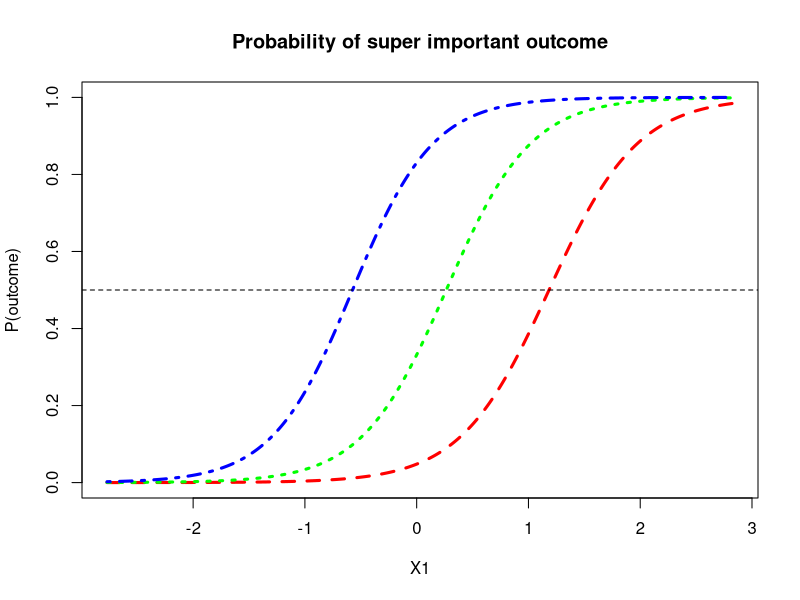
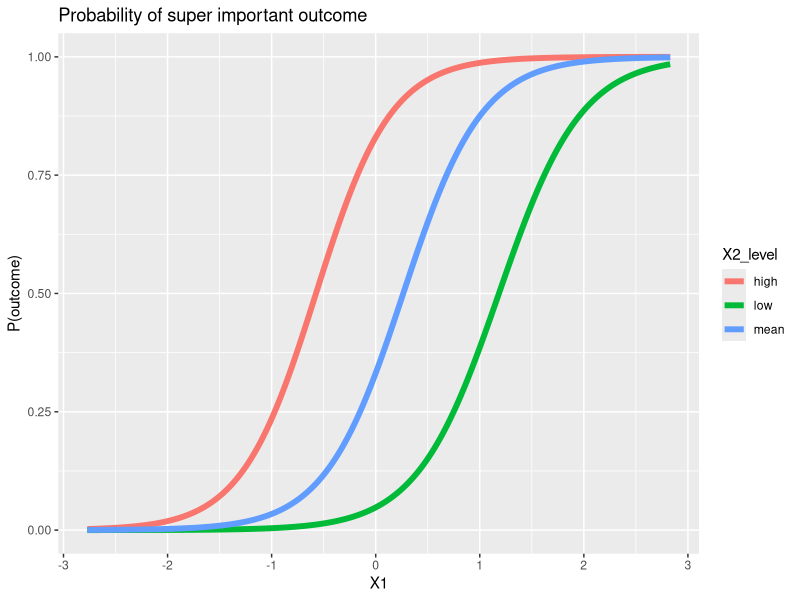

Source code (R) for these figures, in order:
## ---- chunk 1
set.seed(24601) # setting this so the random results will be repeatable 

library(MASS)
covmat <- matrix(c(1.0,   0.2,   0.6, 
                   0.2,   1.0,  -0.5, 
                   0.6,  -0.5,   1.0), nrow=3) # the true cov matrix for my data
data <- mvrnorm(300, mu=c(0,0,0), Sigma=covmat) # generate random data that match that cov matrix
colnames(data) <- c("X1", "X2", "DV")
data <- as.data.frame(data)
data$group <- gl(n=3, k=ceiling(nrow(data)/3), labels=c("a", "b", "c", "d"))
# add some group differences and interaction stuff...
data$DV <- with(data, ifelse(group=="c" & X1 > 0, DV+rnorm(n=1, mean=1), 
                             ifelse(group=="b" & X1 > 0, DV+rnorm(n=1, mean=2) , DV)))
# make DV binary
data$DV <- ifelse(data$DV > 0, 1, 0)

# note this use of exponent in a formula will give us all 2-way interactions
model <- glm(DV ~ (X1 + X2 + group)^2, 
             data=data, na.action="na.exclude",  family="binomial") 
             
# save the coefficient values so we can use them in the equations
b0 <- model$coef[1] # intercept
X1 <- model$coef[2]
X2 <- -model$coef[3]
groupb <- model$coef[4]
groupc <- model$coef[5]
X1.X2 <- model$coef[6]
X1.groupb <- model$coef[7]
X1.groupc <- model$coef[8]
X2.groupb <- model$coef[9]
X2.groupc <- model$coef[10]
## ---- chunk 2
summary(model)
## ---- chunk 3
X1_range <- seq(from=min(data$X1), to=max(data$X1), by=.01)
## ---- chunk 4
summary(data$X2)
(X2_l <- mean(data$X2) - sd(data$X2) )
(X2_m <- mean(data$X2) )
(X2_h <- mean(data$X2) + sd(data$X2) )
## ---- chunk 5
X2_l_logits <- b0 + 
  X1*X1_range + 
  X2*X2_l + 
  groupb*0 + 
  groupc*0 + 
  X1.X2*X1_range*X2_l + 
  X1.groupb*X1_range*0 + 
  X1.groupc*X1_range*0 + 
  X2.groupb*X2_l*0 + 
  X2.groupc*X2_l*0 

X2_m_logits <- b0 + 
  X1*X1_range + 
  X2*X2_m + 
  groupb*0 + 
  groupc*0 + 
  X1.X2*X1_range*X2_m + 
  X1.groupb*X1_range*0 + 
  X1.groupc*X1_range*0 + 
  X2.groupb*X2_m*0 + 
  X2.groupc*X2_m*0 

X2_h_logits <- b0 + 
  X1*X1_range + 
  X2*X2_h + 
  groupb*0 + 
  groupc*0 + 
  X1.X2*X1_range*X2_h + 
  X1.groupb*X1_range*0 + 
  X1.groupc*X1_range*0 + 
  X2.groupb*X2_h*0 + 
  X2.groupc*X2_h*0 

# Compute the probibilities (this is what will actually get plotted):
X2_l_probs <- exp(X2_l_logits)/(1 + exp(X2_l_logits))
X2_m_probs <- exp(X2_m_logits)/(1 + exp(X2_m_logits))
X2_h_probs <- exp(X2_h_logits)/(1 + exp(X2_h_logits))
## ---- chunk 6
# We'll start by plotting the low X2 group:
plot(X1_range, X2_l_probs, 
     ylim=c(0,1),
     type="l", 
     lwd=3, 
     lty=2, 
     col="red", 
     xlab="X1", ylab="P(outcome)", main="Probability of super important outcome")


# Add the line for mean X2
lines(X1_range, X2_m_probs, 
      type="l", 
      lwd=3, 
      lty=3, 
      col="green")

# Add the line for high X2
lines(X1_range, X2_h_probs, 
      type="l", 
      lwd=3, 
      lty=4, 
      col="blue")

# add a horizontal line at p=.5
abline(h=.5, lty=2)
## ---- chunk 7
library(ggplot2); library(tidyr)
# first you have to get the information into a long dataframe, which is what ggplot likes :)
plot.data <- data.frame(low=X2_l_probs, mean=X2_m_probs, high=X2_h_probs, X1=X1_range)
plot.data <- gather(plot.data, key=X2_level, value=prob, -X1) # this means gather all of the columns except X1
head(plot.data)

ggplot(plot.data, aes(x=X1, y=prob, color=X2_level)) + 
  geom_line(lwd=2) + 
  labs(x="X1", y="P(outcome)", title="Probability of super important outcome") 
